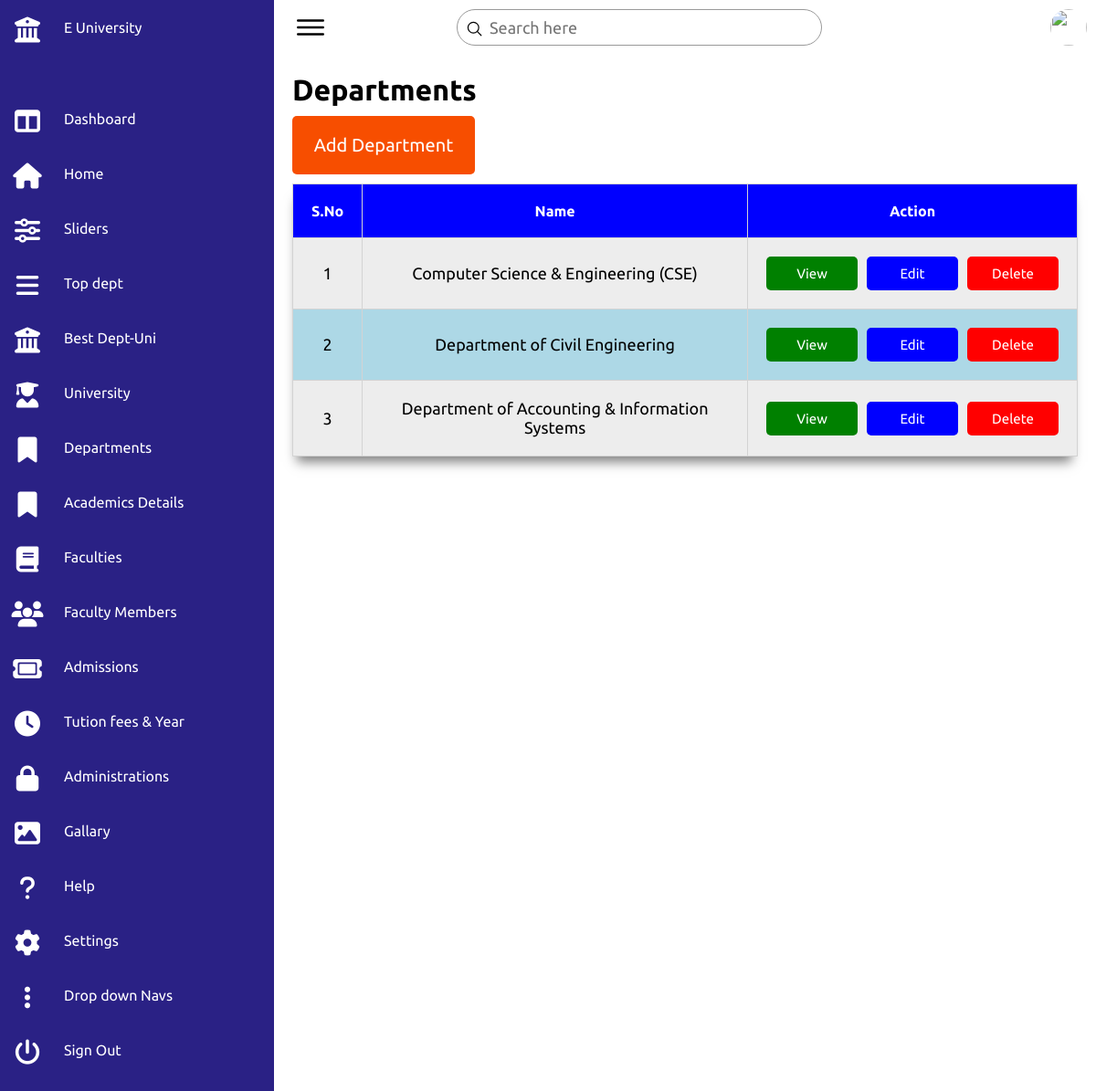
The page /academics.php on the database its author committed.
### tables this page shows
CREATE TABLE `academic` (
  `id` int NOT NULL,
  `name` varchar(255) NOT NULL,
  `university_id` int NOT NULL,
  `web` varchar(255) NOT NULL
);

### academics.php (the view, shortened to what this page needs)
<!DOCTYPE html>
<html lang="en">
<head>
    <link rel="stylesheet" href="https://cdnjs.cloudflare.com/ajax/libs/font-awesome/6.2.1/css/all.min.css">
    <link rel="stylesheet" href="css/admin.css">
</head>
<body>
    <div class="container">
        <?php include_once 'admin-nav.php'?>
        <div class="main">
            <div class="topbar">
                <div class="toggle">
                    <ion-icon name="menu-outline"></ion-icon>
                </div>
                <div class="search">
                    <label>
                        <input type="text" placeholder="Search here">
                        <ion-icon name="search-outline"></ion-icon>
                    </label>
                </div>
                <div class="user">
                    <img src="assets/imgs/customer01.jpg" alt="">
                </div>
            </div>
            <div class="table">
                <h1>Departments</h1>
                <div class="btn">
                    <a href="add-academic.php">Add Department</a>
                </div>
            <table>
                    <tr>
                        <th>S.No</th>
                        <th>Name</th>
                        <th>Action</th>
                    </tr>
                    <?php
                    include_once 'config.php';
                    $sql = "SELECT * FROM academic";
                    $result = mysqli_query($conn,$sql);
                    $id = 1;
                    while ($row = mysqli_fetch_assoc($result)){
                    ?>
                    <tr>
                        <td><?= $id++ ?></td>
                        <td><?= $row['name']?></td>
                        <td style="margin-left :20px;">
                            <div class="action-btn">
                             <a href="view-academic.php?id=<?= $row['id'] ?>" style="background:green;">View</a>
                             <a href="edit-academic.php?id=<?= $row['id'] ?>" style="background:blue;">Edit</a>
                             <a href="delete-academic.php?id=<?= $row['id'] ?>" style="background:red;">Delete</a>
                            </div>
                        </td>
                    </tr>
                    <?php } ?>
                    </table>
            </div>
        </div>
    </div>
</body>
</html>

### css/admin.css (style rules this page uses)
* { font-family: "Ubuntu", sans-serif; margin: 0; padding: 0; box-sizing: border-box; }
:root { --blue: #2a2185; --white: #fff; --gray: #f5f5f5; --black1: #222; --black2: #999; }
body { overflow-x: hidden; }
.container { position: relative; width: 100%; display: flex; justify-content: space-between; align-items: center; height: 100%; }
.main { position: absolute; width: calc(100% - 300px); left: 300px; height: 100%; background: var(--white); transition: 0.5s; }
.topbar { width: 100%; height: 60px; display: flex; justify-content: space-between; align-items: center; padding: 0 10px; }
.toggle { position: relative; width: 60px; height: 60px; display: flex; justify-content: center; align-items: center; font-size: 2.5rem; cursor: pointer; }
.search { position: relative; width: 400px; margin: 0 10px; }
.search label { position: relative; width: 100%; }
.search label input { width: 100%; height: 40px; border-radius: 40px; padding: 5px 20px; padding-left: 35px; font-size: 18px; outline: none; border: 1px solid var(--black2); }
.search label ion-icon { position: absolute; top: 0; left: 10px; font-size: 1.2rem; }
.user { position: relative; width: 40px; height: 40px; border-radius: 50%; overflow: hidden; cursor: pointer; }
.user img { position: absolute; top: 0; left: 0; width: 100%; height: 100%; object-fit: cover; }
table { width: 100%; box-shadow: -1px 12px 12px -6px rgba(0,0,0,0.5); }
table, td, th { padding: 20px; border: 1px solid lightgray; border-collapse: collapse; text-align: center; cursor: pointer; }
td { font-size: 18px; }
th { background-color: blue; color: white; }
tr:nth-child(odd) { background-color: lightblue; }
tr:nth-child(even) { background-color: #ededed; }
.table { padding: 20px; width: 100%; }
.table .btn { padding:20px; background: rgb(247, 78, 0); width: 200px; text-decoration: none; border-radius: 5px; text-align: center; margin-top: 10px; margin-bottom: 10px; }
.table .btn a { text-decoration: none; color: white; font-size: 20px; }
.table .action-btn { display: flex; gap: 10px; align-items: center; }
.table .action-btn a { width: 100px; padding: 10px; text-align: center; text-decoration: none; color: white; border-radius: 5px; font-size: 15px; }

### rows shown on the page
academic: name "Computer Science & Engineering (CSE)"
academic: name "Department of Civil Engineering"
academic: name "Department of Accounting & Information Systems"
